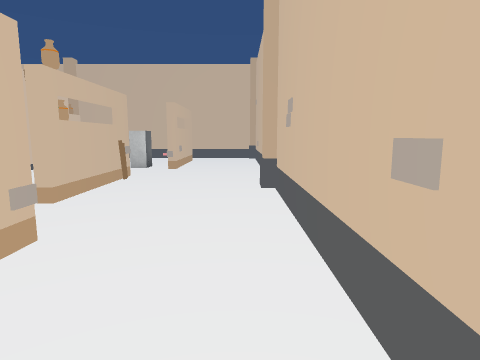
[1] (above)

16 first-person views from a walk through a 3-D level made in the Unity game engine. The camera is 1.2 m above the floor, tilts 8° down and sees 75° across. The floor is counted in squares, 1 m on a side. Each view is taken from the middle of a square. On the plan, view 1 faces up. The plan holds only what a view shows up to about 13 squares ahead; the rest is blank. The place goes on beyond the plan. The player is left out. Some surface patterns are stand-ins.

[2]
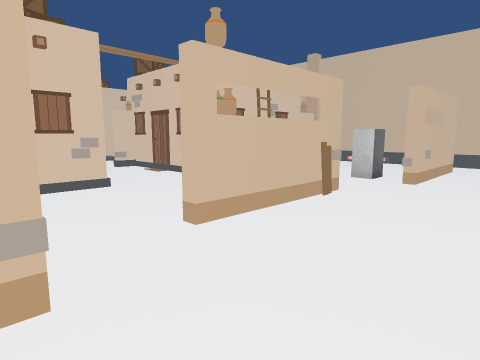

[3]
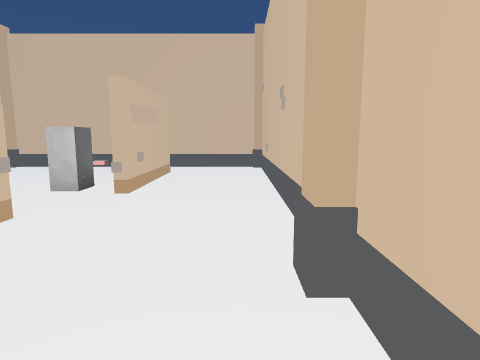

[4]
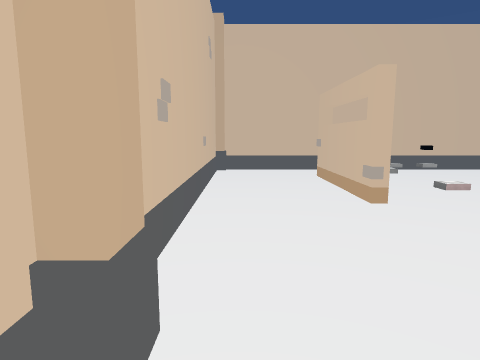

[5]
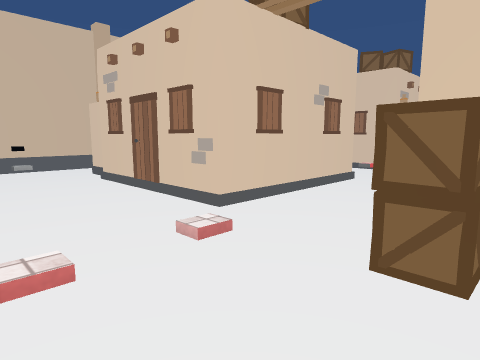

[6]
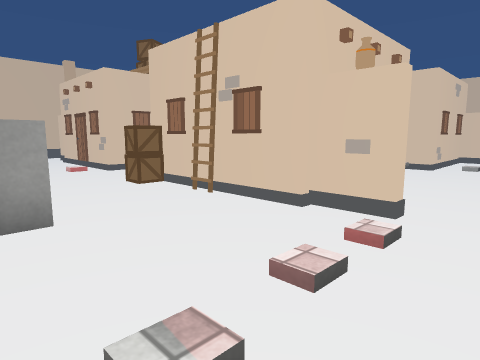

[7]
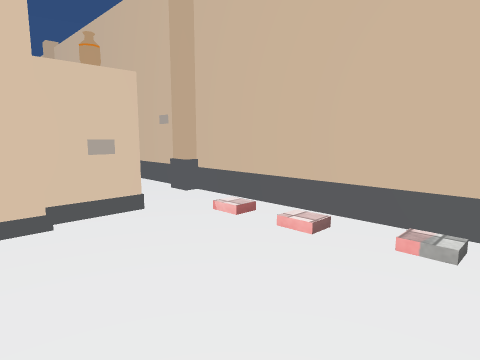

[8]
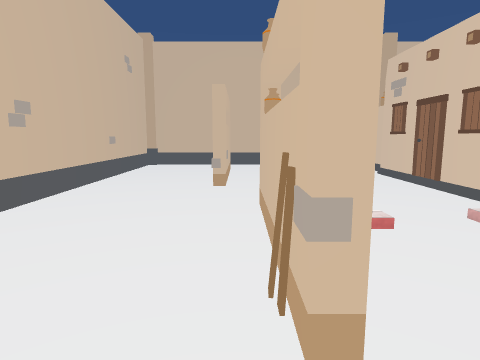

[9]
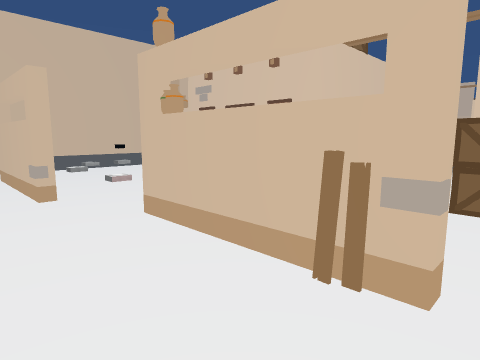

[10]
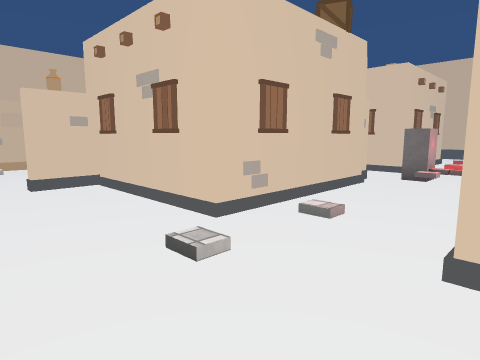

[11]
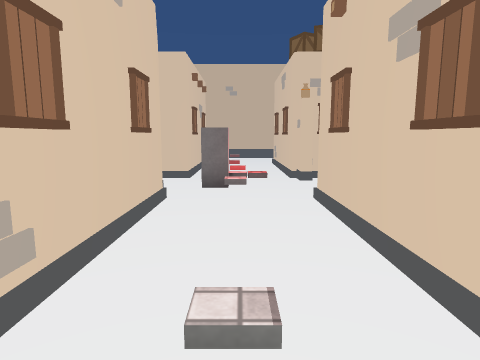

[12]
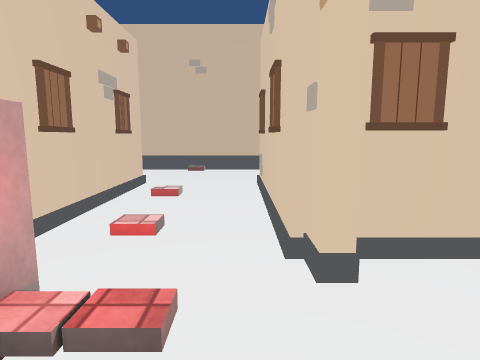

[13]
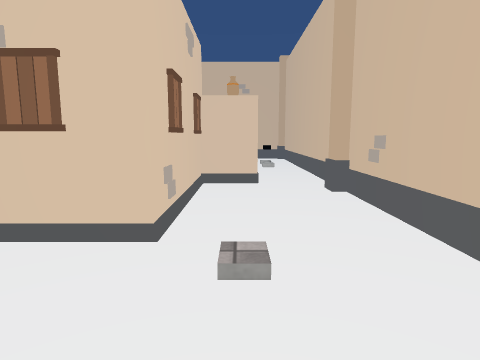

[14]
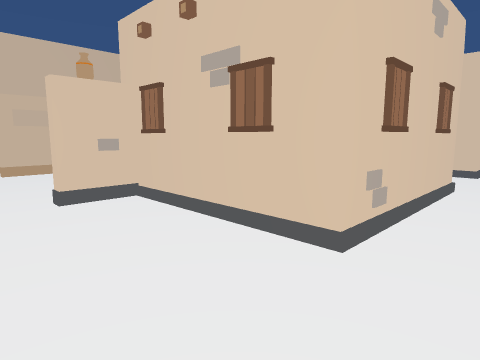

[15]
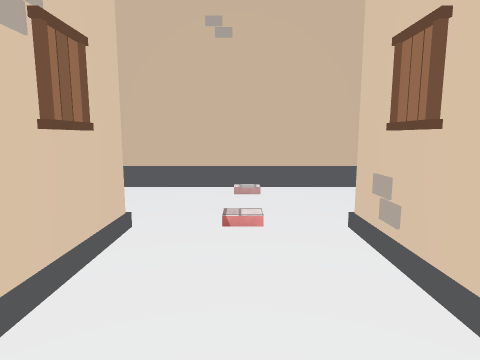

[16]
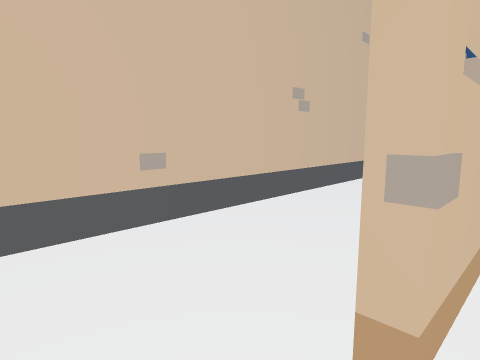

### Floor plan
Key: @ floor where view 1 was taken; # wall or solid block; . floor; O other object.
Columns run from 25 left of view 1 to 1 right of it. Each row starts with its distance up from view 1.
 18         ###################
 17         ........#.........#
 16          .................#
 15         .........O....O#..#
 14       ##OO...#####.....#..#
 13          #...#   #.....#..#
 12          #...#   #...OOO..#
 11          #...#   #........#
 10          #...## ##....O...#
  9          #...O###OO...OO..#
  8          ...OO........#...#
  7         ....O.........#...#
  6         #O...#####....O...O
  5         ##...#   #........O
  4          #...#   #........#
  3          #...#   #.....O..#
  2          #...#   #.....#..#
  1 #    #####...#O###.....#..#
  0 #....O...........O.....O.@#
 -1 ...................O......#
 -2        .......OO#.........#
 -3          ##################

Positions as (right, up) in squares from view 1, and headings:
1: (0, 0), facing up
2: (0, 3), facing up-left
3: (0, 5), facing up
4: (0, 9), facing down
5: (-4, 10), facing down-left
6: (-3, 17), facing down-left
7: (-3, 13), facing up-left
8: (-3, 11), facing down
9: (-1, 10), facing down-left
10: (-16, 17), facing down-right
11: (-14, 15), facing down
12: (-15, 9), facing down
13: (-16, 0), facing right
14: (-14, -2), facing up-left
15: (-14, 10), facing up
16: (-3, 17), facing down-right
